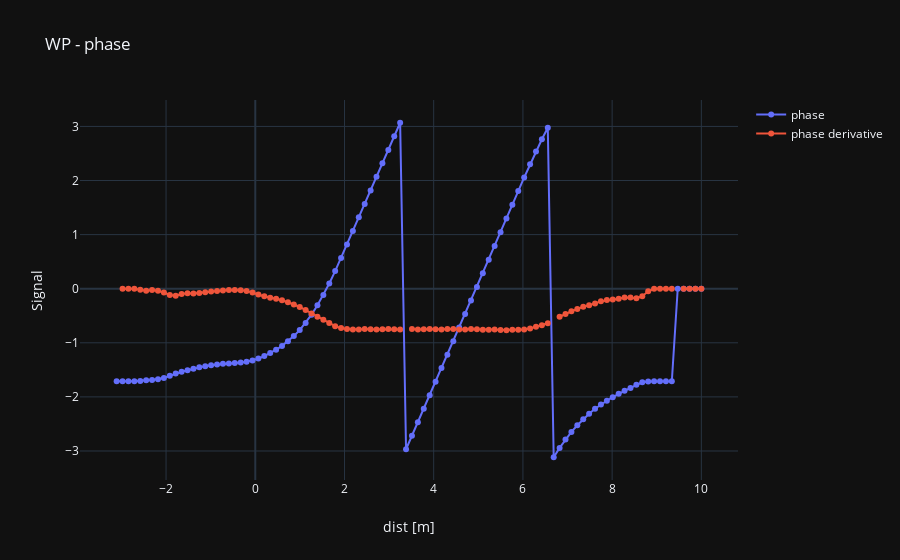

Notebook code cell kept with this figure:
### Markdown cell above
# Calc distance

### Code cell
shutters['dist'] = -c * shutters['dt'] / 2 + 10
data = 2 * [None]
data[0] = go.Scatter(x=shutters['dist'] , y=phase,
                          mode='lines+markers',  # Select 'lines', 'markers' or 'lines+markers'
                          name='phase')

data[1] = go.Scatter(x=shutters['dist'][:-1], y=diff_phase,
                          mode='lines+markers',  # Select 'lines', 'markers' or 'lines+markers'
                          name='phase derivative')

layout = dict(title='WP - phase',
              xaxis=dict(title='dist [m]', type='linear'),  # Select 'log' or 'linear'
              yaxis=dict(title='Signal', type='linear'),  # Select 'log' or 'linear'
              template='plotly_dark')

iplot(dict(data=data, layout=layout))
c
